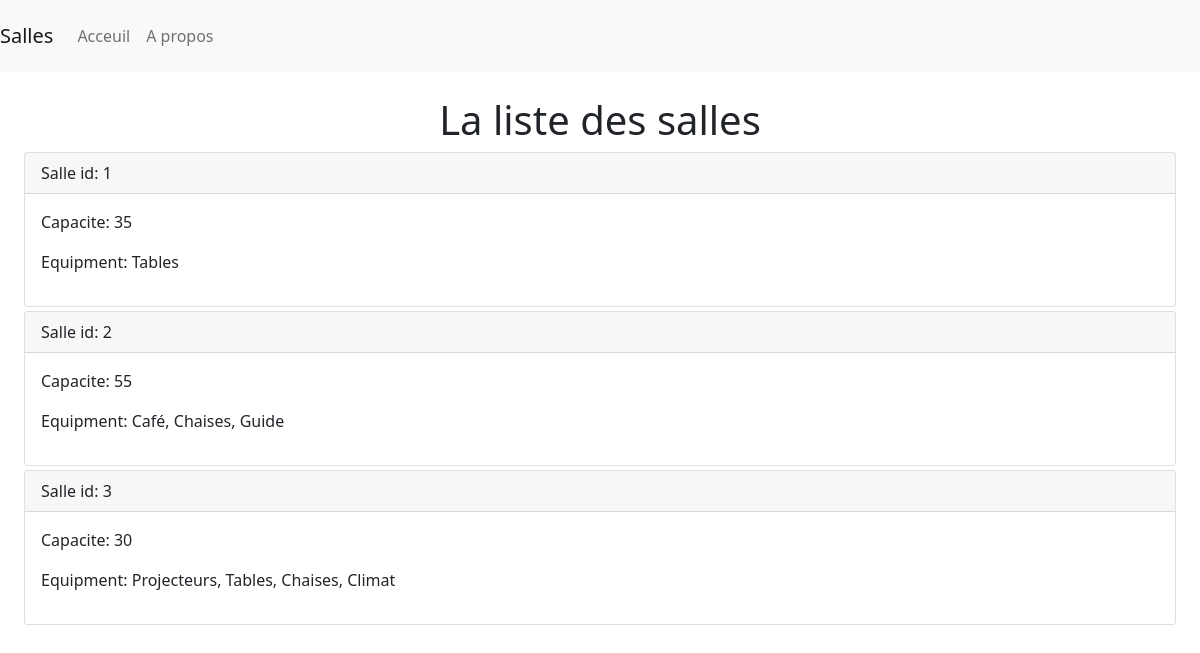
Screenshot of /Administrator/ with the database file from the repository.
### Administrator/models.py (models this page shows, shortened)
class Salles(models.Model):
    salle_id = models.AutoField(primary_key=True)
    capacite = models.IntegerField()
    equipment = models.ManyToManyField('Administrator.Equipment', related_name='salles_set')
    def equipment_names(self):
        return ', '.join(equip.name for equip in self.equipment.all())

class Equipment(models.Model):
    name = models.CharField(max_length=100)

### Administrator/views.py (the view)
# urls.py: path('',SalleListView.as_view(),name="Administrator")
class SalleListView(ListView):
    model=Salles
    template_name='Administrator/index.html'
    context_object_name='listSalle'

### Administrator/templates/Administrator/index.html (shortened to what this page needs)
{% extends "Administrator/base.html" %}
{%block content%}
  <h1 style="text-align:center;"> La liste des salles </h1>
  {%for salle in listSalle%}
  <div class="card mb-1">
    <div class="card-header">
      Salle id: {{salle.salle_id}}
    </div>
    <div class="card-body">
      <p>
        Capacite: {{salle.capacite}}
      </p>
      <p>
        Equipment: {{salle.equipment_names}}
      </p>
    </div>
  </div>
  {% endfor %}
{%endblock content%}

### rows the page displays
Salles: salle_id "1", capacite "35", equipment_names "Tables"
Salles: salle_id "2", capacite "55", equipment_names "Café, Chaises, Guide"
Salles: salle_id "3", capacite "30", equipment_names "Projecteurs, Tables, Chaises, Climat"
